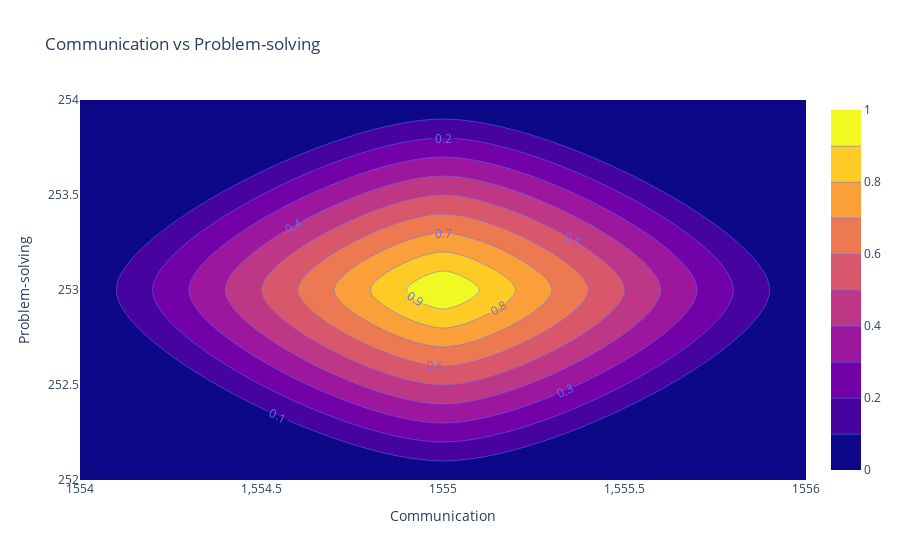

Notebook source saved alongside this figure:
### Code cell
communication_vs_problem_solving = px.density_contour(data_frame=soft_skills_df,
                                        x='Communication', y='Problem-solving',
                                        title='Communication vs Problem-solving')
communication_vs_problem_solving.update_traces(contours_coloring="fill", contours_showlabels = True)
communication_vs_problem_solving.show()

### Figure 1 — Plotly figure (JSON) as saved in the notebook; plotly's stock layout.template omitted (floating-point values rounded to 4 significant figures)
{"data": [{"contours": {"coloring": "fill", "showlabels": true}, "hovertemplate": "Communication=%{x}<br>Problem-solving=%{y}<br>count=%{z}<extra></extra>", "legendgroup": "", "line": {"color": "#636efa"}, "name": "", "showlegend": false, "type": "histogram2dcontour", "x": [1555], "xaxis": "x", "xbingroup": "x", "y": [253], "yaxis": "y", "ybingroup": "y"}], "layout": {"legend": {"tracegroupgap": 0}, "title": {"text": "Communication vs Problem-solving"}, "xaxis": {"anchor": "y", "domain": [0, 1], "title": {"text": "Communication"}}, "yaxis": {"anchor": "x", "domain": [0, 1], "title": {"text": "Problem-solving"}}}}
